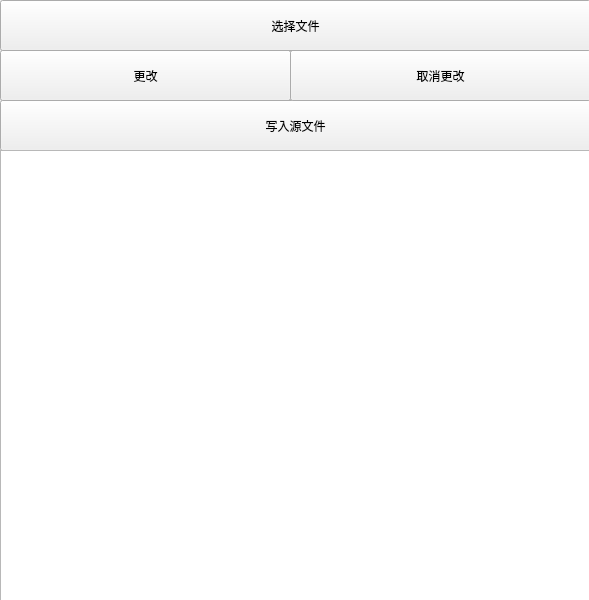
<?xml version="1.0" encoding="UTF-8"?>
<ui version="4.0">
 <class>MainWindow</class>
 <widget class="QMainWindow" name="MainWindow">
  <property name="geometry">
   <rect>
    <x>0</x>
    <y>0</y>
    <width>589</width>
    <height>600</height>
   </rect>
  </property>
  <property name="windowTitle">
   <string>MainWindow</string>
  </property>
  <widget class="QWidget" name="centralwidget">
   <widget class="QPushButton" name="change">
    <property name="geometry">
     <rect>
      <x>0</x>
      <y>50</y>
      <width>291</width>
      <height>51</height>
     </rect>
    </property>
    <property name="text">
     <string>更改</string>
    </property>
   </widget>
   <widget class="QPushButton" name="pushButton_3">
    <property name="geometry">
     <rect>
      <x>0</x>
      <y>100</y>
      <width>591</width>
      <height>51</height>
     </rect>
    </property>
    <property name="text">
     <string>写入源文件</string>
    </property>
   </widget>
   <widget class="QTextEdit" name="textEdit">
    <property name="geometry">
     <rect>
      <x>0</x>
      <y>150</y>
      <width>591</width>
      <height>451</height>
     </rect>
    </property>
   </widget>
   <widget class="QPushButton" name="cancal_change">
    <property name="geometry">
     <rect>
      <x>290</x>
      <y>50</y>
      <width>301</width>
      <height>51</height>
     </rect>
    </property>
    <property name="text">
     <string>取消更改</string>
    </property>
   </widget>
   <widget class="QPushButton" name="choose">
    <property name="geometry">
     <rect>
      <x>0</x>
      <y>0</y>
      <width>591</width>
      <height>51</height>
     </rect>
    </property>
    <property name="text">
     <string>选择文件</string>
    </property>
   </widget>
  </widget>
 </widget>
 <resources/>
 <connections/>
</ui>
